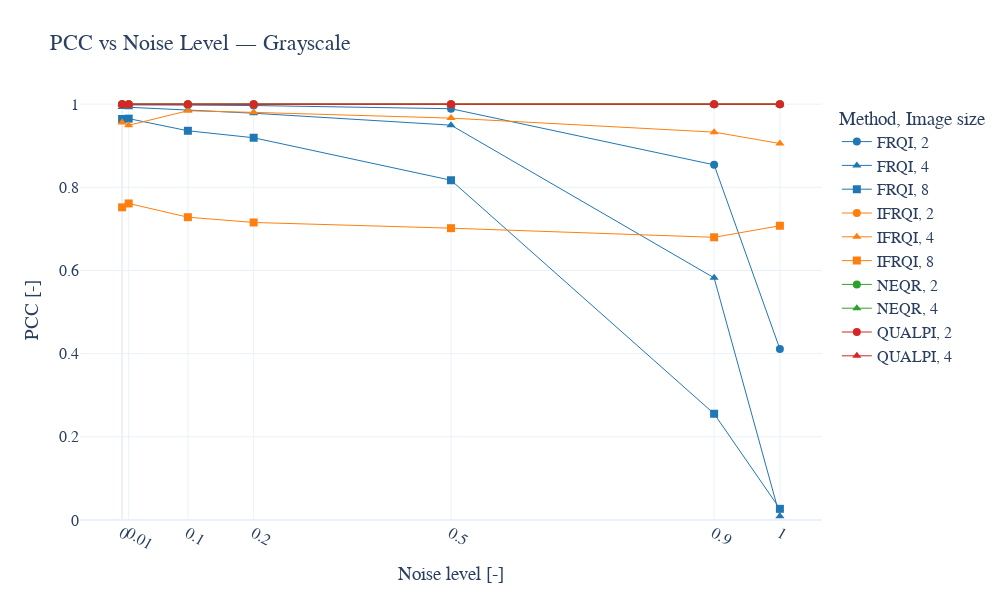

Write notebook code for a chart like this one.
### Code cell
pcc_gray = pcc_df[pcc_df["color_mode"] == "grayscale"]

fig_gray = px.line(
    pcc_gray,
    x="noise_level",
    y="pcc",
    title="PCC vs Noise Level — Grayscale",
    color="method_name",
    markers=True,
    symbol="image_size",
    symbol_map=symbol_map,
)
fig_gray.update_traces(line=dict(width=1), marker=dict(size=8))
fig_gray.update_layout(
    xaxis=dict(title="Noise level [-]", tickvals=NOISE_LEVELS),
    yaxis=dict(title="PCC [-]", range=[0, 1.01]),
    width=1000,
    height=600,
    legend_title_text="Method, Image size",
)
fig_gray.show()
fig_gray.write_image(PLOTS_PATH / "pcc_vs_noise_grayscale.pdf")

### Figure 1 — Plotly figure (JSON) as saved in the notebook; plotly's stock layout.template omitted (floating-point values rounded to 4 significant figures)
{"data": [{"hovertemplate": "method_name=FRQI<br>image_size=2<br>noise_level=%{x}<br>pcc=%{y}<extra></extra>", "legendgroup": "FRQI, 2", "line": {"color": "#1F77B4", "dash": "solid", "width": 1}, "marker": {"size": 8, "symbol": "circle"}, "mode": "lines+markers", "name": "FRQI, 2", "orientation": "v", "showlegend": true, "type": "scatter", "x": [0.0, 0.01, 0.1, 0.2, 0.5, 0.9, 1.0], "xaxis": "x", "y": [0.9995, 0.9983, 0.9978, 0.9967, 0.989, 0.8541, 0.411], "yaxis": "y"}, {"hovertemplate": "method_name=FRQI<br>image_size=4<br>noise_level=%{x}<br>pcc=%{y}<extra></extra>", "legendgroup": "FRQI, 4", "line": {"color": "#1F77B4", "dash": "solid", "width": 1}, "marker": {"size": 8, "symbol": "triangle-up"}, "mode": "lines+markers", "name": "FRQI, 4", "orientation": "v", "showlegend": true, "type": "scatter", "x": [0.0, 0.01, 0.1, 0.2, 0.5, 0.9, 1.0], "xaxis": "x", "y": [0.9932, 0.9924, 0.9858, 0.9782, 0.9495, 0.5823, 0.008871], "yaxis": "y"}, {"hovertemplate": "method_name=FRQI<br>image_size=8<br>noise_level=%{x}<br>pcc=%{y}<extra></extra>", "legendgroup": "FRQI, 8", "line": {"color": "#1F77B4", "dash": "solid", "width": 1}, "marker": {"size": 8, "symbol": "square"}, "mode": "lines+markers", "name": "FRQI, 8", "orientation": "v", "showlegend": true, "type": "scatter", "x": [0.0, 0.01, 0.1, 0.2, 0.5, 0.9, 1.0], "xaxis": "x", "y": [0.9643, 0.9652, 0.936, 0.9192, 0.817, 0.2555, 0.02683], "yaxis": "y"}, {"hovertemplate": "method_name=IFRQI<br>image_size=2<br>noise_level=%{x}<br>pcc=%{y}<extra></extra>", "legendgroup": "IFRQI, 2", "line": {"color": "#FF7F0E", "dash": "solid", "width": 1}, "marker": {"size": 8, "symbol": "circle"}, "mode": "lines+markers", "name": "IFRQI, 2", "orientation": "v", "showlegend": true, "type": "scatter", "x": [0.0, 0.01, 0.1, 0.2, 0.5, 0.9, 1.0], "xaxis": "x", "y": [1.0, 1.0, 1.0, 1.0, 0.9999, 0.9999, 1.0], "yaxis": "y"}, {"hovertemplate": "method_name=IFRQI<br>image_size=4<br>noise_level=%{x}<br>pcc=%{y}<extra></extra>", "legendgroup": "IFRQI, 4", "line": {"color": "#FF7F0E", "dash": "solid", "width": 1}, "marker": {"size": 8, "symbol": "triangle-up"}, "mode": "lines+markers", "name": "IFRQI, 4", "orientation": "v", "showlegend": true, "type": "scatter", "x": [0.0, 0.01, 0.1, 0.2, 0.5, 0.9, 1.0], "xaxis": "x", "y": [0.9557, 0.9492, 0.9841, 0.9803, 0.9664, 0.9327, 0.9054], "yaxis": "y"}, {"hovertemplate": "method_name=IFRQI<br>image_size=8<br>noise_level=%{x}<br>pcc=%{y}<extra></extra>", "legendgroup": "IFRQI, 8", "line": {"color": "#FF7F0E", "dash": "solid", "width": 1}, "marker": {"size": 8, "symbol": "square"}, "mode": "lines+markers", "name": "IFRQI, 8", "orientation": "v", "showlegend": true, "type": "scatter", "x": [0.0, 0.01, 0.1, 0.2, 0.5, 0.9, 1.0], "xaxis": "x", "y": [0.7519, 0.7612, 0.7282, 0.7155, 0.7018, 0.6798, 0.7076], "yaxis": "y"}, {"hovertemplate": "method_name=NEQR<br>image_size=2<br>noise_level=%{x}<br>pcc=%{y}<extra></extra>", "legendgroup": "NEQR, 2", "line": {"color": "#2CA02C", "dash": "solid", "width": 1}, "marker": {"size": 8, "symbol": "circle"}, "mode": "lines+markers", "name": "NEQR, 2", "orientation": "v", "showlegend": true, "type": "scatter", "x": [0.0, 0.01, 0.1, 0.2, 0.5, 0.9, 1.0], "xaxis": "x", "y": [1.0, 1.0, 1.0, 1.0, 1.0, 1.0, 1.0], "yaxis": "y"}, {"hovertemplate": "method_name=NEQR<br>image_size=4<br>noise_level=%{x}<br>pcc=%{y}<extra></extra>", "legendgroup": "NEQR, 4", "line": {"color": "#2CA02C", "dash": "solid", "width": 1}, "marker": {"size": 8, "symbol": "triangle-up"}, "mode": "lines+markers", "name": "NEQR, 4", "orientation": "v", "showlegend": true, "type": "scatter", "x": [0.0, 0.01, 0.1, 0.2, 0.5, 0.9, 1.0], "xaxis": "x", "y": [1.0, 1.0, 1.0, 1.0, 1.0, 1.0, 1.0], "yaxis": "y"}, {"hovertemplate": "method_name=QUALPI<br>image_size=2<br>noise_level=%{x}<br>pcc=%{y}<extra></extra>", "legendgroup": "QUALPI, 2", "line": {"color": "#D62728", "dash": "solid", "width": 1}, "marker": {"size": 8, "symbol": "circle"}, "mode": "lines+markers", "name": "QUALPI, 2", "orientation": "v", "showlegend": true, "type": "scatter", "x": [0.0, 0.01, 0.1, 0.2, 0.5, 0.9, 1.0], "xaxis": "x", "y": [1.0, 1.0, 1.0, 1.0, 1.0, 1.0, 1.0], "yaxis": "y"}, {"hovertemplate": "method_name=QUALPI<br>image_size=4<br>noise_level=%{x}<br>pcc=%{y}<extra></extra>", "legendgroup": "QUALPI, 4", "line": {"color": "#D62728", "dash": "solid", "width": 1}, "marker": {"size": 8, "symbol": "triangle-up"}, "mode": "lines+markers", "name": "QUALPI, 4", "orientation": "v", "showlegend": true, "type": "scatter", "x": [0.0, 0.01, 0.1, 0.2, 0.5, 0.9, 1.0], "xaxis": "x", "y": [1.0, 1.0, 1.0, 1.0, 1.0, 1.0, 1.0], "yaxis": "y"}], "layout": {"height": 600, "legend": {"title": {"text": "Method, Image size"}, "tracegroupgap": 0}, "title": {"text": "PCC vs Noise Level — Grayscale"}, "width": 1000, "xaxis": {"anchor": "y", "domain": [0, 1], "tickvals": [0, 0.01, 0.1, 0.2, 0.5, 0.9, 1], "title": {"text": "Noise level [-]"}}, "yaxis": {"anchor": "x", "domain": [0, 1], "range": [0, 1.01], "title": {"text": "PCC [-]"}}}}
